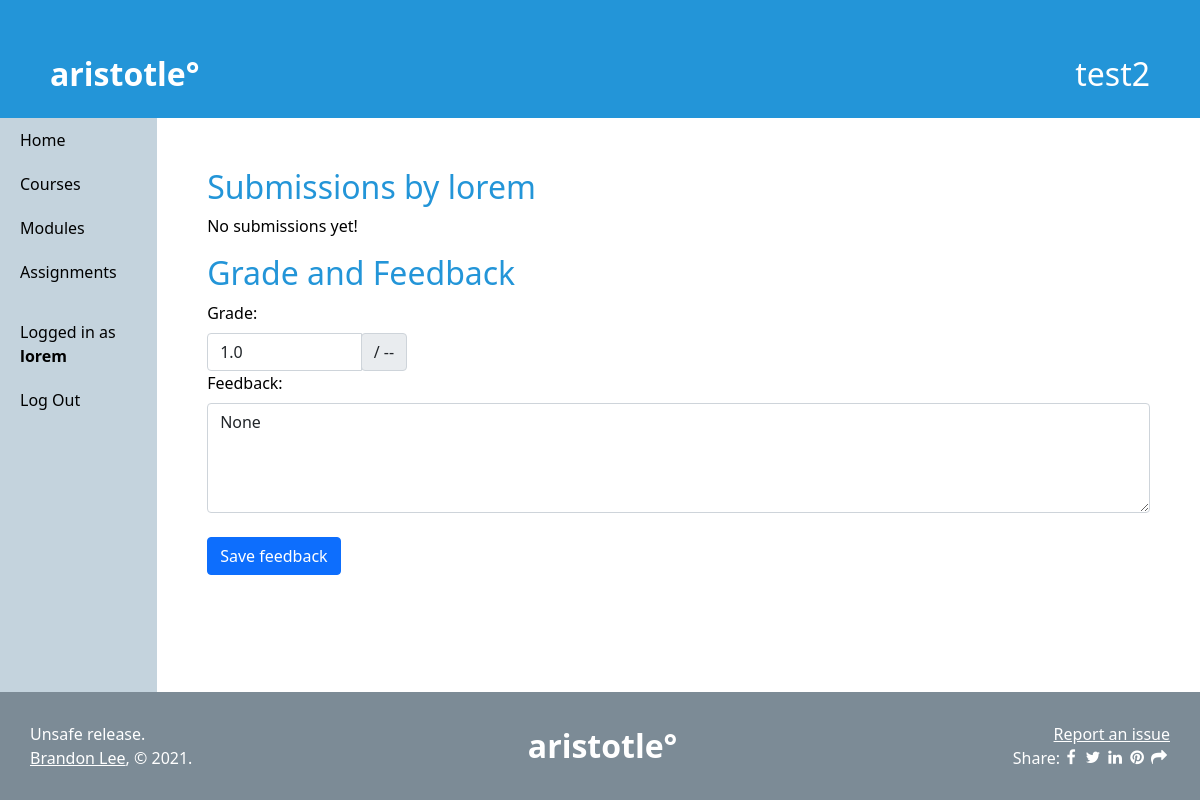
The page /forum/assignments/submissions/assignment_id=2/student_id=2 (signed in) on the database as committed earlier.
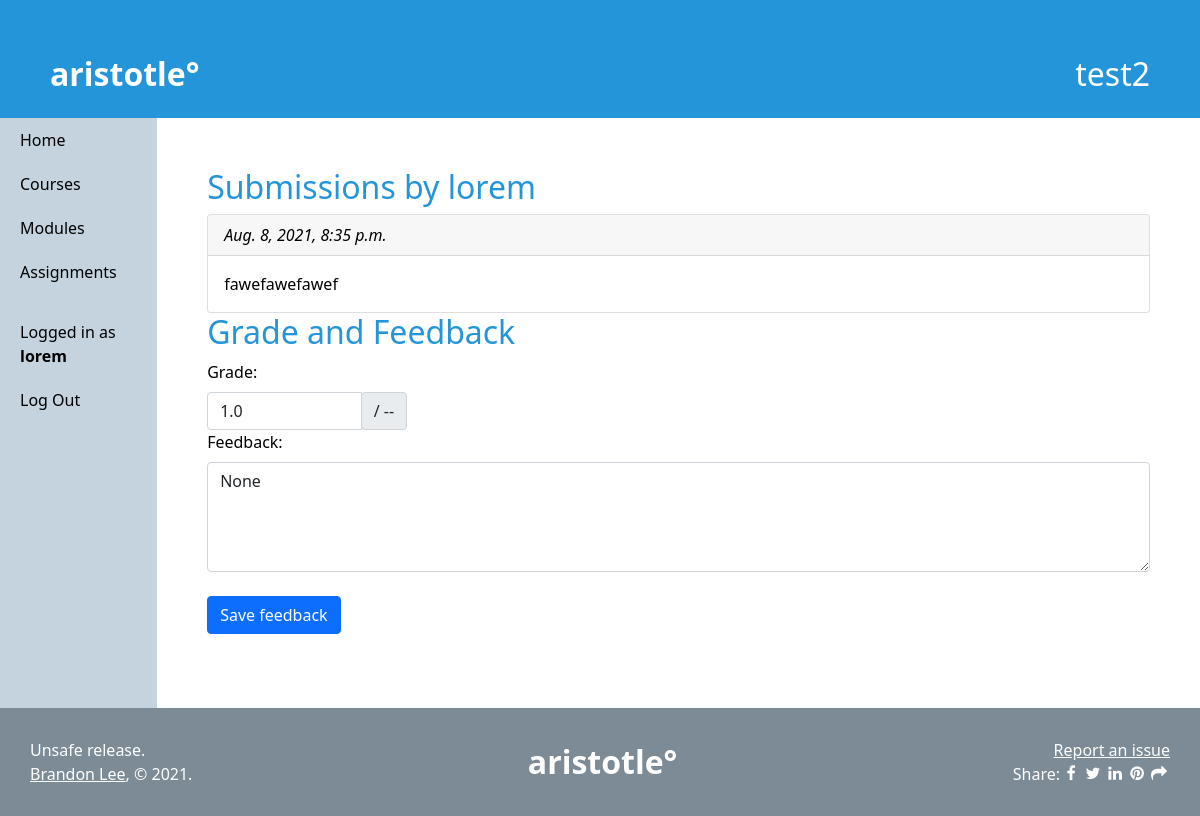
The same page on the database as committed later.
### forum/models.py (models this page shows)
class Course(models.Model):
    name = models.CharField(max_length=100)
    owner = models.ForeignKey(
        settings.AUTH_USER_MODEL,
        on_delete=models.CASCADE,
        related_name='course_of_owner'
    )
    students = models.ManyToManyField(
        settings.AUTH_USER_MODEL,
        related_name='course_of_student',
        blank=True
    )
    uuid = models.UUIDField(
        default=uuid.uuid4,
        editable=False
    )

class Grade(models.Model):
    student = models.ForeignKey(
        settings.AUTH_USER_MODEL,
        on_delete=models.CASCADE,
        related_name="grade_of_student"
    )
    assignment = models.ForeignKey(
        Assignment,
        on_delete=models.CASCADE,
        related_name="grade_of_assignment"
    )
    earned_points = models.FloatField(null=True, blank=True)
    feedback = models.CharField(max_length=1000, null=True, blank=True)

class Submission(models.Model):
    student = models.ForeignKey(
        settings.AUTH_USER_MODEL,
        on_delete=models.CASCADE,
        related_name="submission_of_student"
    )
    assignment = models.ForeignKey(
        Assignment,
        on_delete=models.CASCADE,
        related_name="submission_of_assignment"
    )
    details = models.TextField(max_length=10000, blank=True)
    submit_datetime = models.DateTimeField(auto_now_add=True, blank=True)

### forum/views_folder/views_submissions.py (the view)
# urls.py: path('assignments/submissions/assignment_id=<assignment_id>/student_id=<student_id>', views_submissions.viewsubmission, name='viewsubmission'),
def viewsubmission(request, assignment_id=None, student_id=None):
    if not request.user.is_authenticated:
        return redirect('home')
    context = alwaysContext(request)
    context["assignment"] = Assignment.objects.filter(id=assignment_id).first()
    context["student"] = User.objects.filter(id=student_id).first()
    context["grade"] = Grade.objects.filter(Q(assignment_id=assignment_id) & Q(student_id=student_id))
    if context["grade"].count() == 0:
        context["grade"] = Grade.objects.create(assignment=context["assignment"], student=context["student"])
    else:
        context["grade"] = context["grade"].first()
    if request.method == "POST":
        context["grade"].earned_points = request.POST['grade'] if request.POST['grade'] else None
        context["grade"].feedback = request.POST['feedback'] if request.POST['feedback'] else None
        context["grade"].save()
        context["savedmessage"] = "Feedback saved!"
    context["submissions"] = Submission.objects.filter(Q(assignment_id=assignment_id) & Q(student_id=student_id)).order_by('-submit_datetime')
    return render(request, "viewsubmission.html", context)

### forum/views_folder/utilities.py (called while the page is built)
def alwaysContext(request):
    return {
        "username": request.user.username,
        "selected_course": Course.objects.filter(id=request.session.get('selected_course_id')).first()
    }

### forum/templates/viewsubmission.html (shortened to what this page needs)
{% extends 'base.html' %}
{% block content %}
<h2>Submissions by {{student.username}}</h2>
{% if submissions|length == 0 %}
<p>No submissions yet!</p>
{% endif %}
{% for submission in submissions %}
<div class="card">
    <div class="card-header"><i>{{submission.submit_datetime}}</i></div>
    <div class="card-body">{{submission.details|linebreaksbr}}</div>
</div>
{% endfor %}
<h2>Grade and Feedback</h2>
<form action="{% url 'forum:viewsubmission' assignment_id=assignment.id student_id=student.id %}" method="POST">
    <label class="form-label">Grade: </label>
    <div class="input-group" style="width: 200px">
        <input class="form-control" type="number" step="any" name="grade" value="{{grade.earned_points}}">
        <div class="input-group-append">
            <span class="input-group-text" id="basic-addon2">/ {% if assignment.total_points %}{{assignment.total_points}}{% else %}--{% endif %}</span>
        </div>
    </div>
    <label class="form-label">Feedback: </label>
    <textarea class="form-control" name="feedback" rows="4" columns="50">{% if grade.feedback %}{{grade.feedback}}{% endif %}</textarea><br>
    <input class="btn btn-primary mb-2" type="submit" value="Save feedback">
</form>
{% endblock %}

### templates/base.html (shortened to what this page needs)
{% load static %}
<html>
    <head>
        <link rel="stylesheet" href="https://cdn.jsdelivr.net/npm/bootstrap@5.1.0/dist/css/bootstrap.min.css">
        <link rel="stylesheet" href="https://cdn.jsdelivr.net/npm/bootstrap-icons@1.5.0/font/bootstrap-icons.css">
        <link rel="stylesheet" href="{% static 'css/main.css' %}">
    </head>
    <body>
        <a href="{% url 'home' %}">
            <div id=pagehead>
                <div style="display:flex; flex-direction: row; align-items: center;">
                    aristotle°
                </div>
                <div style="font-weight: normal">
                    {{selected_course.name}}
                </div>
            </div>
        </a>
        <div id="fullcontainer">
            {% if username %}
            <div id="navbar">
                <ul>
                    <a href="{% url 'home' %}"><li>Home</li></a>
                    <a href="{% url 'forum:courses' %}"><li>Courses</li></a>
                    {% if selected_course %}
                    <a href="{% url 'forum:modules' %}"><li>Modules</li></a>
                    <a href="{% url 'forum:assignments' %}"><li>Assignments</li></a>
                    {% endif %}
                </ul>
                <ul>
                    <li>Logged in as <b>{{username}}</b></li>
                    <a href="{% url 'authentication:logout' %}"><li>Log Out</li></a>
                </ul>
            </div>
            {% endif %}
            <div id="content">
                {% block content %}
                {% endblock %}
            </div>
        </div>
        <div id="pagefoot">
            <span>Unsafe release.<br><a href="http://brandonssandbox.com" style="color:var(--always-white); text-decoration: underline;">Brandon Lee</a>, &#169; 2021.</span>
            <a href="{% url 'home' %}" style="font-size: xx-large; font-weight: bold; color: white">aristotle°</a>
            <div>
                <div style="text-align: right;">
                    <a href="https://github.com/dabslee/aristotle/issues" style="color:var(--always-white); text-decoration: underline;">Report an issue</a>
                    <br>
                    <div style="display: flex; flex-direction: row;">
                        Share: <br>
                        <div id='shareLinks' style='display:flex;flex-direction:row;font-size: 16px;'> <link rel="stylesheet" href="https://cdnjs.cloudflare.com/ajax/libs/font-awesome/4.7.0/css/font-awesome.min.css"> <a id="Facebook-share-icon" class="fa fa-facebook" target="_blank"></a> <a id="Twitter-share-icon" class="fa fa-twitter" target="_blank"></a> <a id="LinkedIn-share-icon" class="fa fa-linkedin" target="_blank"></a> <a id="Pinterest-share-icon" class="fa fa-pinterest" target="_blank"></a> <a class="fa fa-share" href="javascript:void(0);" onclick="copyUrlToClipboard()"></a> </div>
                    </div>
                </div>
            </div>
        </div>
    </body>
</html>

### static/css/main.css (style rules this page uses)
:root { --aristotle-blue: #2395d8; --aristotle-blue-text: #2395d8; --light-aristotle-blue: #daf1ff; --fog-gray: #c4d3dd; --dark-fog-gray: #a0b5c4; --extra-dark-fog-gray: #7c8b96; --main-margin: 50px; --button-green: #33aa33; --button-red: #df3838; --white-text: white; --black-text: black; --main-background: white; --main-background-overlay: rgba(255, 255, 255, 0.7); --input-background: white; --always-white: white; --muted-gray: #eee; }
html { background-color: var(--main-background); }
body { background-color: var(--main-background); margin: 0px; display: flex; height: 100%; flex-direction: column; color: var(--black-text); }
#pagehead { color: var(--always-white); background-color: var(--aristotle-blue); font-size: xx-large; font-weight: bold; padding: var(--main-margin); padding-bottom: 20px; justify-content: space-between; display: flex; flex-direction: row; }
#fullcontainer { background-color: var(--main-background); display: flex; flex-direction: row; flex: 1; }
#pagefoot { display: flex; flex-direction: row; padding: 30px; min-height: fit-content; align-items: center; justify-content: space-between; color: var(--always-white); background-color: var(--extra-dark-fog-gray); }
#content { background-color: var(--main-background); margin: var(--main-margin); width: 100%; height: fit-content; }
#navbar { background-color: var(--fog-gray); height: 100%; display: flex; flex-direction: column; width: 200px; }
#navbar ul { list-style-type: none; padding-left: 0; }
#navbar li { padding: 10px 20px; color: var(--black-text); }
#navbar a li { cursor: pointer; }
h2 { color: var(--aristotle-blue-text); }
a { text-decoration: none; }

### templates/base.html (style rules this page uses)
.fa { text-decoration: none; color: #ffffff; border-radius: 0%; padding: 0px; padding-top: 3px; padding-bottom: -3px; margin: 0 1px; width: 20px; height: 20px; text-align: center; }

Rows that differ between the two databases and show on the page:
added Submission: submit_datetime "Aug. 8, 2021, 8:35 p.m.", details "fawefawefawef"
Other text that changed with them:
text no longer shown: "No submissions yet!"
